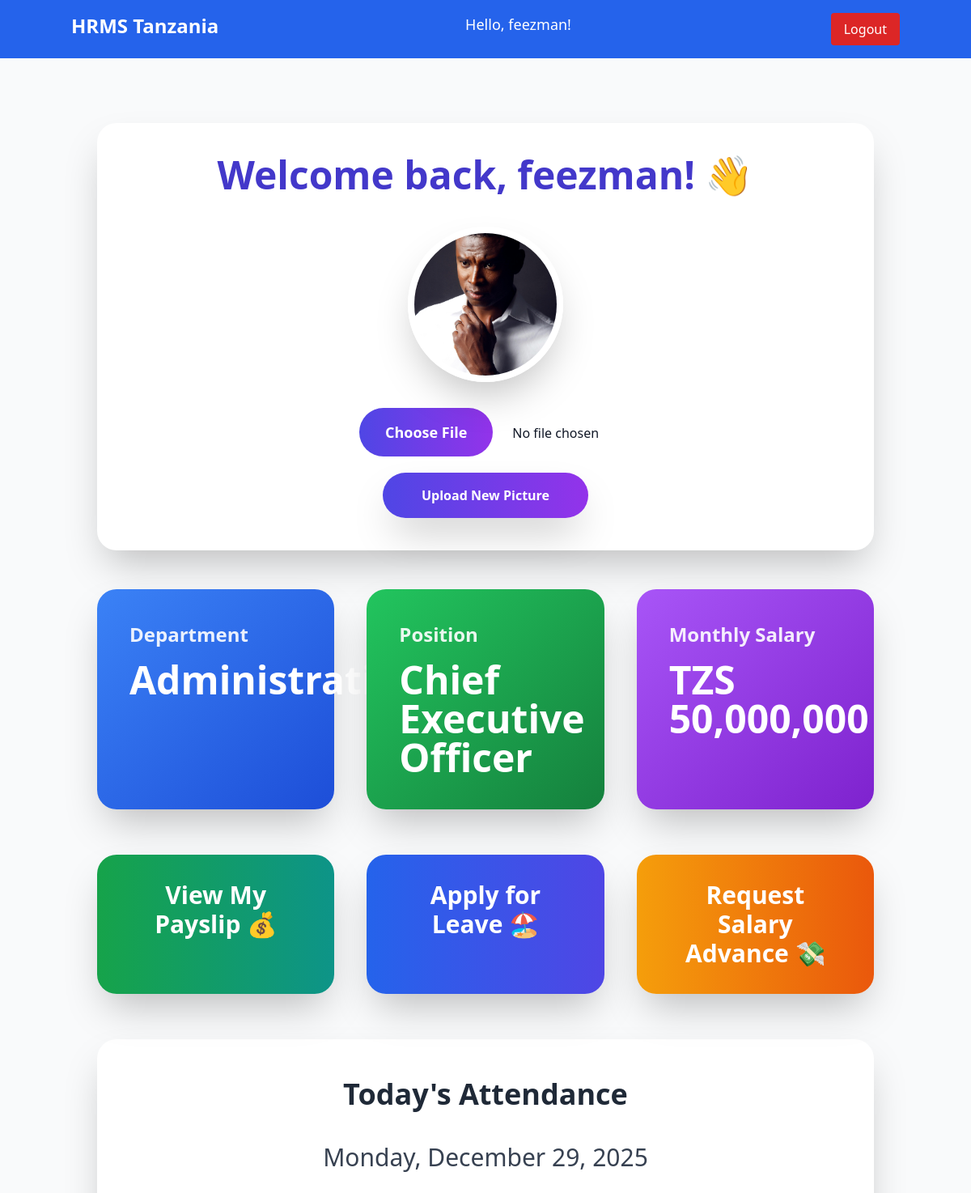
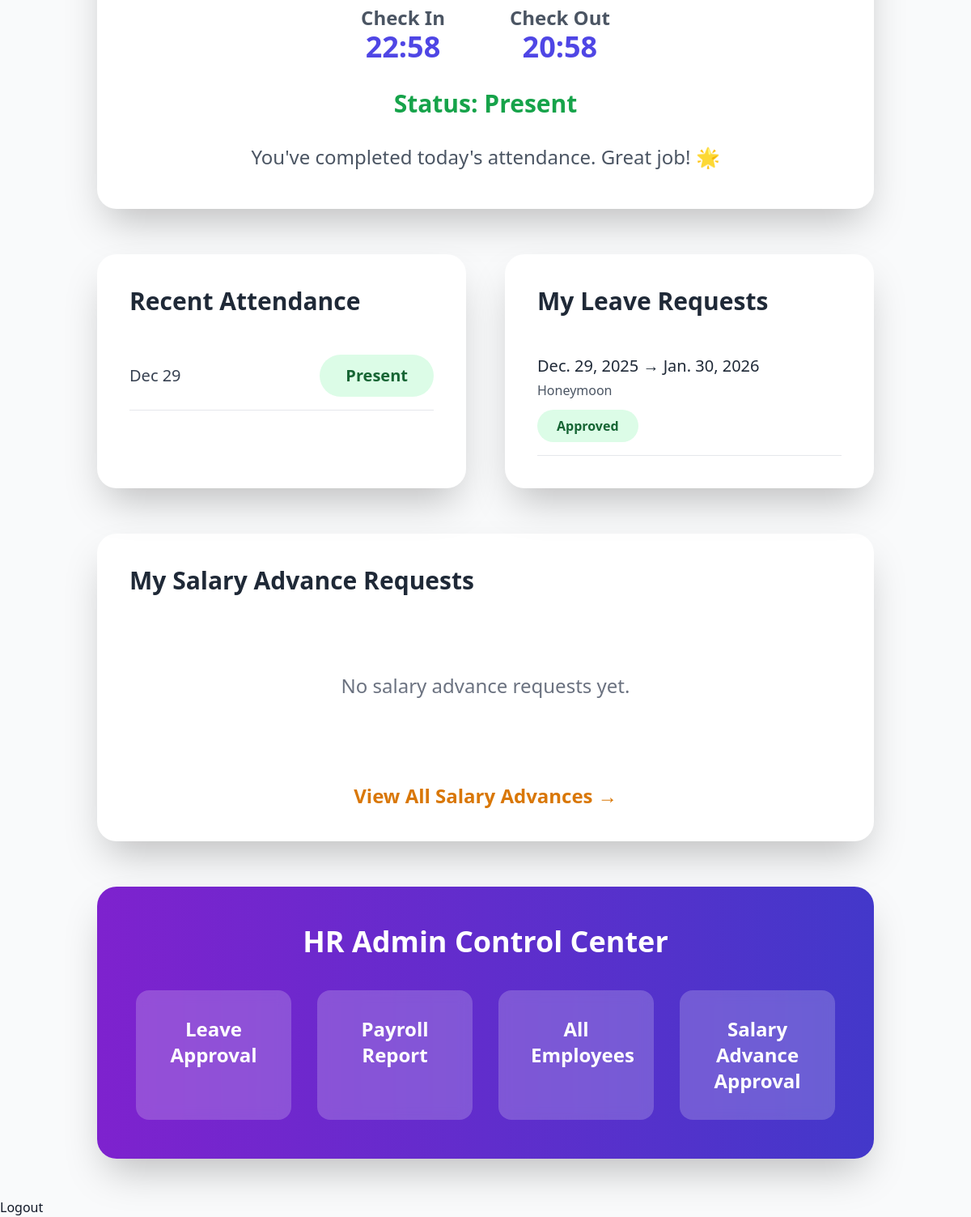
The page /dashboard/ (signed in) on the database its author committed (2 pictures, top to bottom).
### hrms_app/models.py (models this page shows, shortened)
class Employee(models.Model):
    user = models.OneToOneField(User, on_delete=models.CASCADE)  # Link to Django's user for auth
    department = models.ForeignKey(Department, on_delete=models.SET_NULL, null=True)
    position = models.CharField(max_length=100)
    hire_date = models.DateField()
    salary = models.DecimalField(max_digits=10, decimal_places=2)
    phone = models.CharField(max_length=15, blank=True)
    profile_picture = models.ImageField(upload_to='profile_pics/', default='https://i.pravatar.cc/200', blank=True)
    PAYMENT_STATUS_CHOICES = [
        ('paid', 'Paid'),
        ('pending', 'Pending'),
        ('overdue', 'Overdue'),
    ]
    payment_status = models.CharField(
        max_length=10,
        choices=PAYMENT_STATUS_CHOICES,
        default='pending'
    )
    profile_picture = models.ImageField(
    upload_to='profile_pics/',
    default='https://i.pravatar.cc/200',
    blank=True,
    null=True
)

class Department(models.Model):
    name = models.CharField(max_length=100)
    description = models.TextField(blank=True)

class Attendance(models.Model):
    employee = models.ForeignKey(Employee, on_delete=models.CASCADE)
    date = models.DateField()
    check_in = models.TimeField(null=True, blank=True)
    check_out = models.TimeField(null=True, blank=True)
    status = models.CharField(
        max_length=20,
        choices=[
            ('Present', 'Present'),
            ('Absent', 'Absent'),
            ('Leave', 'Leave'),
            ('Late', 'Late'),
        ],
        default='Absent'
    )
    class Meta:
        unique_together = ('employee', 'date')  # One record per day

class LeaveRequest(models.Model):
    employee = models.ForeignKey(Employee, on_delete=models.CASCADE)
    start_date = models.DateField()
    end_date = models.DateField()
    reason = models.TextField()
    status = models.CharField(max_length=20, choices=[('Pending', 'Pending'), ('Approved', 'Approved'), ('Rejected', 'Rejected')], default='Pending')

### hrms_app/views.py (the view)
# urls.py: path('dashboard/', dashboard, name='dashboard'),
@login_required
def dashboard(request):
    employee = Employee.objects.get(user=request.user)
    attendance = Attendance.objects.filter(employee=employee)
    leave_requests = LeaveRequest.objects.filter(employee=employee)
    context = {'employee': employee, 'attendance': attendance, 'leave_requests': leave_requests}
    return render(request, 'dashboard.html', context)

### hrms_app/templates/dashboard.html (shortened to what this page needs)
{% extends 'base.html' %}
{% load humanize %}
{% block content %}
<div class="max-w-7xl mx-auto px-4 py-8">
    <div class="bg-white dark:bg-gray-800 rounded-3xl shadow-2xl p-10 mb-12 text-center">
        <h2 class="text-5xl font-bold text-indigo-700 dark:text-indigo-400 mb-10">
            Welcome back, {{ employee.user.get_full_name|default:employee.user.username }}! 👋
        </h2>
        <div class="flex flex-col items-center gap-8">
            <div class="relative">
                {% if employee.profile_picture %}
                    <img src="{{ employee.profile_picture.url }}" alt="Profile" class="w-48 h-48 rounded-full object-cover shadow-2xl border-8 border-white dark:border-gray-700">
                {% else %}
                    <div class="w-48 h-48 bg-gradient-to-br from-indigo-500 to-purple-600 rounded-full flex items-center justify-center text-white text-7xl font-bold shadow-2xl">
                        {{ employee.user.username.0|upper }}
                    </div>
                {% endif %}
            </div>
            <form method="post" enctype="multipart/form-data" action="{% url 'upload_profile_picture' %}" class="flex flex-col items-center gap-5">
                <input type="file" name="profile_picture" accept="image/*" class="file:mr-6 file:py-4 file:px-8 file:rounded-full file:border-0 file:text-lg file:font-bold file:bg-gradient-to-r file:from-indigo-600 file:to-purple-600 file:text-white hover:file:from-indigo-700 hover:file:to-purple-700 cursor-pointer transition">
                <button type="submit" class="bg-gradient-to-r from-indigo-600 to-purple-600 hover:from-indigo-700 hover:to-purple-700 text-white font-bold py-4 px-12 rounded-full shadow-2xl transition transform hover:scale-110">
                    Upload New Picture
                </button>
            </form>
        </div>
    </div>
    <div class="grid grid-cols-1 md:grid-cols-3 gap-10 mb-14">
        <div class="bg-gradient-to-br from-blue-500 to-blue-700 text-white rounded-3xl shadow-2xl p-10 transform hover:scale-105 transition duration-300">
            <h3 class="text-2xl font-semibold opacity-90 mb-4">Department</h3>
            <p class="text-5xl font-bold">{{ employee.department.name|default:"Not Assigned" }}</p>
        </div>
        <div class="bg-gradient-to-br from-green-500 to-green-700 text-white rounded-3xl shadow-2xl p-10 transform hover:scale-105 transition duration-300">
            <h3 class="text-2xl font-semibold opacity-90 mb-4">Position</h3>
            <p class="text-5xl font-bold">{{ employee.position|default:"N/A" }}</p>
        </div>
        <div class="bg-gradient-to-br from-purple-500 to-purple-700 text-white rounded-3xl shadow-2xl p-10 transform hover:scale-105 transition duration-300">
            <h3 class="text-2xl font-semibold opacity-90 mb-4">Monthly Salary</h3>
            <p class="text-5xl font-bold">TZS {{ employee.salary|floatformat:0|intcomma }}</p>
        </div>
    </div>
    <div class="grid grid-cols-1 md:grid-cols-3 gap-10 mb-14">
        <a href="{% url 'payslip' %}" class="bg-gradient-to-r from-green-600 to-teal-600 text-white font-bold py-8 px-10 rounded-3xl shadow-2xl text-center transition transform hover:scale-110 hover:shadow-3xl">
            <p class="text-3xl">View My Payslip 💰</p>
        </a>
        <a href="{% url 'apply_leave' %}" class="bg-gradient-to-r from-blue-600 to-indigo-600 text-white font-bold py-8 px-10 rounded-3xl shadow-2xl text-center transition transform hover:scale-110 hover:shadow-3xl">
            <p class="text-3xl">Apply for Leave 🏖️</p>
        </a>
        <a href="{% url 'salary_advance' %}" class="bg-gradient-to-r from-amber-500 to-orange-600 text-white font-bold py-8 px-10 rounded-3xl shadow-2xl text-center transition transform hover:scale-110 hover:shadow-3xl">
            <p class="text-3xl">Request Salary Advance 💸</p>
        </a>
    </div>
    <div class="bg-white dark:bg-gray-800 rounded-3xl shadow-2xl p-12 mb-14">
        <h3 class="text-4xl font-bold text-center text-gray-800 dark:text-gray-100 mb-10">Today's Attendance</h3>
        {% with today_attendance=attendance.0 %}
        <div class="text-center space-y-8">
            <p class="text-3xl text-gray-700 dark:text-gray-300">
                {{ today_attendance.date|date:"l, F j, Y" }}
            </p>
            <div class="flex justify-center gap-20 text-2xl">
                <div>
                    <p class="font-semibold text-gray-600 dark:text-gray-400">Check In</p>
                    <p class="text-4xl font-bold text-indigo-600">
                        {{ today_attendance.check_in|time:"H:i"|default:"—" }}
                    </p>
                </div>
                <div>
                    <p class="font-semibold text-gray-600 dark:text-gray-400">Check Out</p>
                    <p class="text-4xl font-bold text-indigo-600">
                        {{ today_attendance.check_out|time:"H:i"|default:"—" }}
                    </p>
                </div>
            </div>
            <p class="text-3xl font-bold mt-8
                {% if today_attendance.status == 'Present' %}text-green-600
                {% elif today_attendance.status == 'Absent' %}text-red-600
                {% else %}text-yellow-600{% endif %}">
                Status: {{ today_attendance.status|default:"Not recorded" }}
            </p>
            <form method="post" action="{% url 'clock_in_out' %}" class="mt-10">
                {% if not today_attendance.check_in %}
                    <button type="submit" name="action" value="clock_in"
                            class="bg-green-600 hover:bg-green-700 text-white font-bold py-6 px-16 rounded-full text-2xl shadow-2xl transition transform hover:scale-110">
                        ⏰ Clock In Now
                    </button>
                {% elif not today_attendance.check_out %}
                    <button type="submit" name="action" value="clock_out"
                            class="bg-red-600 hover:bg-red-700 text-white font-bold py-6 px-16 rounded-full text-2xl shadow-2xl transition transform hover:scale-110">
                        🚪 Clock Out
                    </button>
                {% else %}
                    <p class="text-2xl text-gray-600 dark:text-gray-400">You've completed today's attendance. Great job! 🌟</p>
                {% endif %}
            </form>
        </div>
        {% endwith %}
    </div>
    <div class="grid grid-cols-1 lg:grid-cols-2 gap-12 mb-14">
        <div class="bg-white dark:bg-gray-800 rounded-3xl shadow-2xl p-10">
            <h3 class="text-3xl font-bold text-gray-800 dark:text-gray-100 mb-8">Recent Attendance</h3>
            <div class="space-y-5">
                {% for att in attendance|slice:":10" %}
                <div class="flex justify-between items-center py-4 border-b border-gray-200 dark:border-gray-700">
                    <span class="text-xl font-medium text-gray-700 dark:text-gray-300">{{ att.date|date:"M d" }}</span>
                    <span class="px-8 py-3 rounded-full text-xl font-bold
                        {% if att.status == 'Present' %}bg-green-100 text-green-800
                        {% elif att.status == 'Absent' %}bg-red-100 text-red-800
                        {% else %}bg-yellow-100 text-yellow-800{% endif %}">
                        {{ att.status }}
                    </span>
                </div>
                {% empty %}
                <p class="text-center text-gray-500 dark:text-gray-400 py-12 text-xl">No attendance records yet.</p>
                {% endfor %}
            </div>
        </div>
        <div class="bg-white dark:bg-gray-800 rounded-3xl shadow-2xl p-10">
            <h3 class="text-3xl font-bold text-gray-800 dark:text-gray-100 mb-8">My Leave Requests</h3>
            <div class="space-y-5">
                {% for leave in leave_requests %}
                <div class="py-4 border-b border-gray-200 dark:border-gray-700">
                    <p class="text-xl font-medium text-gray-800 dark:text-gray-200">
                        {{ leave.start_date }} → {{ leave.end_date }}
                    </p>
                    <p class="text-gray-600 dark:text-gray-400 mt-1">{{ leave.reason|truncatechars:60 }}</p>
                    <span class="inline-block mt-3 px-6 py-2 rounded-full text-base font-bold
                        {% if leave.status == 'Approved' %}bg-green-100 text-green-800
                        {% elif leave.status == 'Rejected' %}bg-red-100 text-red-800
                        {% else %}bg-yellow-100 text-yellow-800{% endif %}">
                        {{ leave.status }}
                    </span>
                </div>
                {% empty %}
                <p class="text-center text-gray-500 dark:text-gray-400 py-12 text-xl">No leave requests yet.</p>
                {% endfor %}
            </div>
        </div>
    </div>
    <div class="bg-white dark:bg-gray-800 rounded-3xl shadow-2xl p-10 mb-14">
        <h3 class="text-3xl font-bold text-gray-800 dark:text-gray-100 mb-8">My Salary Advance Requests</h3>
        <div class="space-y-6">
            {% for req in salary_advance_requests %}
            <div class="bg-gradient-to-r from-amber-50 to-orange-50 dark:from-amber-900/30 dark:to-orange-900/30 rounded-2xl p-8 shadow-lg">
                <div class="flex justify-between items-center">
                    <div>
                        <p class="text-3xl font-bold text-amber-700 dark:text-amber-400">
                            TZS {{ req.amount|floatformat:0|intcomma }}
                        </p>
                        <p class="text-lg text-gray-600 dark:text-gray-400 mt-2">
                            Requested on {{ req.request_date }}
                        </p>
                        <p class="text-gray-700 dark:text-gray-300 mt-3 italic">
                            "{{ req.reason }}"
                        </p>
                    </div>
                    <span class="px-10 py-5 rounded-full text-2xl font-bold
                        {% if req.status == 'approved' %}bg-green-100 text-green-800
                        {% elif req.status == 'rejected' %}bg-red-100 text-red-800
                        {% else %}bg-yellow-100 text-yellow-800{% endif %}">
                        {{ req.status|capfirst }}
                    </span>
                </div>
            </div>
            {% empty %}
            <p class="text-center text-gray-500 dark:text-gray-400 py-16 text-2xl">No salary advance requests yet.</p>
            {% endfor %}
        </div>
        <div class="text-center mt-10">
            <a href="{% url 'my_salary_advances' %}" class="text-amber-600 dark:text-amber-400 hover:underline font-bold text-2xl">
                View All Salary Advances →
            </a>
        </div>
    </div>
    {% if user.is_superuser %}
    <div class="bg-gradient-to-r from-purple-700 to-indigo-700 text-white rounded-3xl shadow-2xl p-12 text-center">
        <h3 class="text-4xl font-bold mb-10">HR Admin Control Center</h3>
        <div class="grid grid-cols-1 md:grid-cols-4 gap-8">
            <a href="{% url 'hr_approval' %}" class="bg-white/20 hover:bg-white/30 py-8 px-10 rounded-2xl backdrop-blur transition transform hover:scale-110">
                <p class="text-2xl font-bold">Leave Approval</p>
            </a>
            <a href="{% url 'payroll_report' %}" class="bg-white/20 hover:bg-white/30 py-8 px-10 rounded-2xl backdrop-blur transition transform hover:scale-110">
                <p class="text-2xl font-bold">Payroll Report</p>
            </a>
            <a href="{% url 'employee_list' %}" class="bg-white/20 hover:bg-white/30 py-8 px-10 rounded-2xl backdrop-blur transition transform hover:scale-110">
                <p class="text-2xl font-bold">All Employees</p>
            </a>
            <a href="{% url 'salary_advance_approval' %}" class="bg-white/20 hover:bg-white/30 py-8 px-10 rounded-2xl backdrop-blur transition transform hover:scale-110">
                <p class="text-2xl font-bold">Salary Advance Approval</p>
            </a>
        </div>
    </div>
    {% endif %}
</div>
{% endblock %}

### hrms_app/templates/base.html (shortened to what this page needs)
<!DOCTYPE html>
<html lang="en">
<head>
    <script src="https://cdn.tailwindcss.com"></script>
</head>
<body class="bg-gray-50 text-gray-900 min-h-screen">
    <nav class="bg-blue-600 p-4 text-white">
        <div class="container mx-auto flex justify-between">
            <h1 class="text-2xl font-bold">HRMS Tanzania</h1>
        {% if user.is_authenticated %}
    <span class="text-lg">Hello, {{ user.get_full_name|default:user.username }}!</span>
    <form method="post" action="{% url 'logout' %}" class="inline">
        <button type="submit" class="text-white hover:underline ml-4 bg-red-600 hover:bg-red-700 px-4 py-2 rounded transition">
            Logout
        </button>
    </form>
{% else %}
    <a href="{% url 'login' %}" class="hover:underline">Login</a>
{% endif %}
        </div>
    </nav>
    <div class="container mx-auto mt-8 p-4">
        {% block content %}{% endblock %}
    </div>
    <a href="{% url 'logout' %}" onclick="event.preventDefault(); document.getElementById('logout-form').submit();" class="hover:underline cursor-pointer">
    Logout
</a>
</body>
</html>

### rows shown on the page
Employee: user.get_full_name "feezman", profile_picture (picture), department.name "Administration", position "Chief Executive Officer", salary "50,000,000"
Attendance: date "Monday, December 29, 2025", check_in "22:58", check_out "20:58", status "Present", date "Dec 29"
LeaveRequest: start_date "Dec. 29, 2025", end_date "Jan. 30, 2026", reason "Honeymoon", status "Approved"

### other values the page prints
{{ user.get_full_name|default:user.username }} "feezman"
